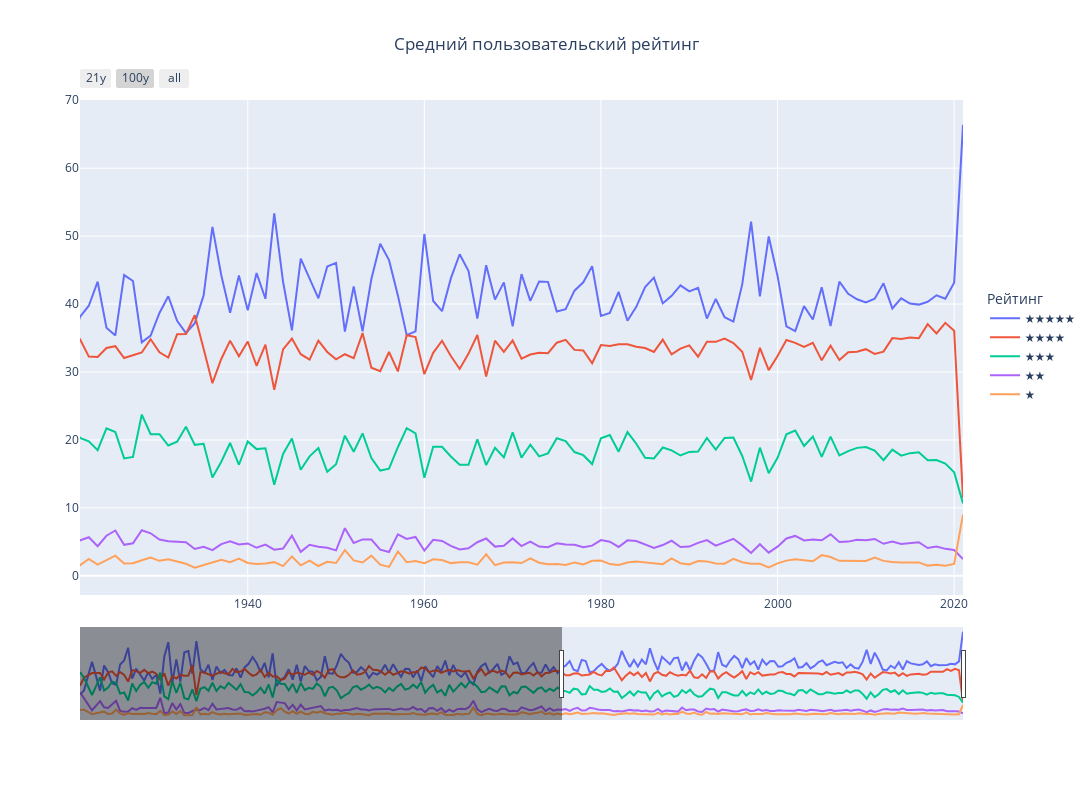

This figure's notebook cell:
### Markdown cell above
##### plotly
> Для корректного отображения в Jupyter Lab: https://stackoverflow.com/a/56777278

### Code cell
import plotly.express as px
from plotly.subplots import make_subplots
import plotly.graph_objects as go
from plotly.offline import iplot, init_notebook_mode
init_notebook_mode(connected=True)
# import plotly.io as pio
# pio.renderers.default='notebook'

fig_1 = go.Figure()

fig_1.add_trace(
    go.Scatter(x=list(df_ratings.year_published), 
               y=list(df_ratings.five_star_ratings), name = '★★★★★'))
fig_1.add_trace(
    go.Scatter(x=list(df_ratings.year_published), 
               y=list(df_ratings.four_star_ratings), name = '★★★★'))
fig_1.add_trace(
    go.Scatter(x=list(df_ratings.year_published), 
               y=list(df_ratings.three_star_ratings), name = '★★★'))
fig_1.add_trace(
    go.Scatter(x=list(df_ratings.year_published), 
               y=list(df_ratings.two_star_ratings),name = '★★'))
fig_1.add_trace(
    go.Scatter(x=list(df_ratings.year_published), 
               y=list(df_ratings.one_star_ratings), name = '★'))

# Set title
fig_1.update_layout(
    title_text="Средний пользовательский рейтинг",
    title_x=0.5,
    legend_title="Рейтинг",
    legend = dict(orientation = "v", y = .5, x = 1.025)
)

# Add range slider
fig_1.update_layout(
    xaxis = dict(
        rangeselector = dict(
            buttons = list([
                dict(count = 21,
                     label = "21y",
                     step = "year",
                     stepmode = "backward"),
                dict(count = 100,
                     label = "100y",
                     step = "year",
                     stepmode = "backward"),
                dict(step = "all")
            ])
        ),
        rangeslider = dict(
            visible = True
        ),
        type = "date"
    ),
    autosize=False,
    width=1300,
    height=800,
)

fig_1.show()

### Figure 1 — Plotly figure (JSON) as saved in the notebook; plotly's stock layout.template omitted (floating-point values rounded to 4 significant figures; data arrays with more than 128 entries replaced by an {"elided": "..."} marker saying what was removed)
{"data": [{"name": "★★★★★", "type": "scatter", "x": {"elided": "219 int values"}, "y": {"elided": "219 float values"}}, {"name": "★★★★", "type": "scatter", "x": {"elided": "219 int values"}, "y": {"elided": "219 float values"}}, {"name": "★★★", "type": "scatter", "x": {"elided": "219 int values"}, "y": {"elided": "219 float values"}}, {"name": "★★", "type": "scatter", "x": {"elided": "219 int values"}, "y": {"elided": "219 float values"}}, {"name": "★", "type": "scatter", "x": {"elided": "219 int values"}, "y": {"elided": "219 float values"}}], "layout": {"autosize": false, "height": 800, "legend": {"orientation": "v", "title": {"text": "Рейтинг"}, "x": 1.025, "y": 0.5}, "title": {"text": "Средний пользовательский рейтинг", "x": 0.5}, "width": 1300, "xaxis": {"autorange": false, "range": ["1921-01-01", "2021-01-01"], "rangeselector": {"buttons": [{"count": 21, "label": "21y", "step": "year", "stepmode": "backward"}, {"count": 100, "label": "100y", "step": "year", "stepmode": "backward"}, {"step": "all"}]}, "rangeslider": {"autorange": true, "range": ["1801-01-01", "2021-01-01"], "visible": true, "yaxis": {"_template": null, "rangemode": "match"}}, "type": "date"}, "yaxis": {"autorange": true, "range": [-2.82, 70.04], "type": "linear"}}}
